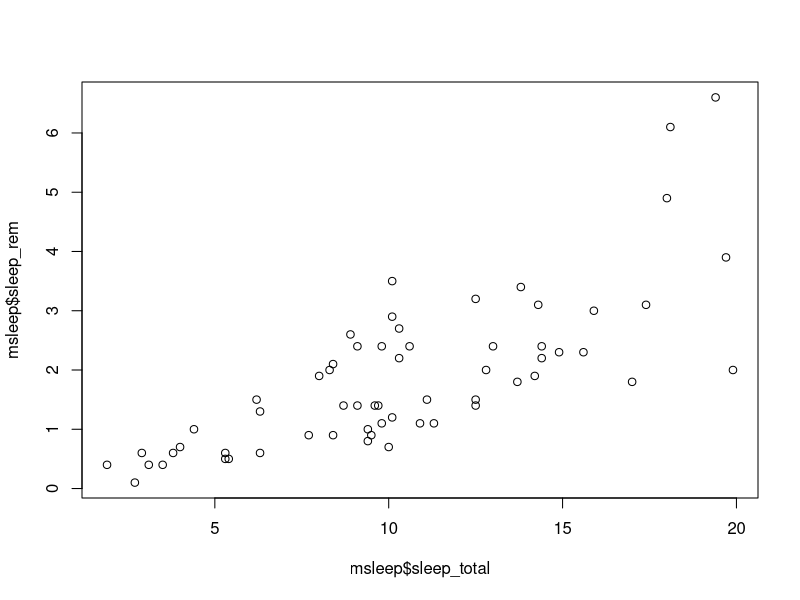
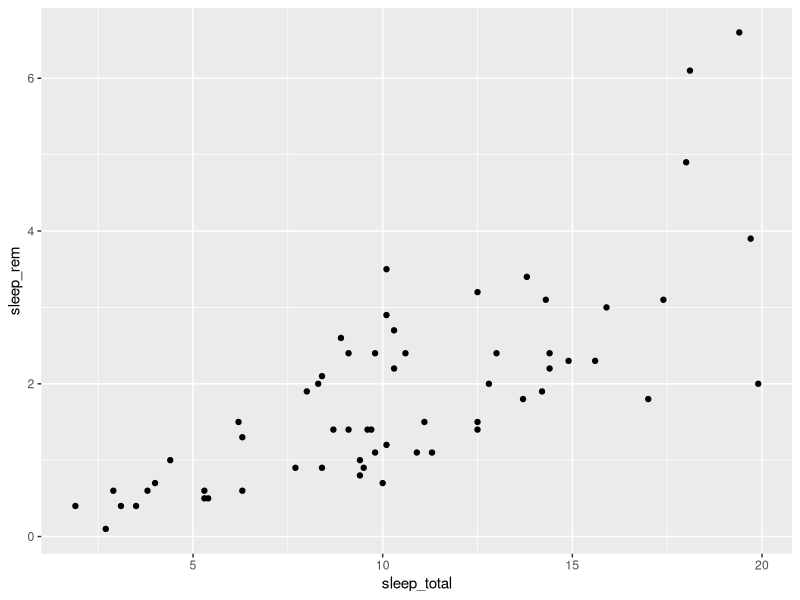
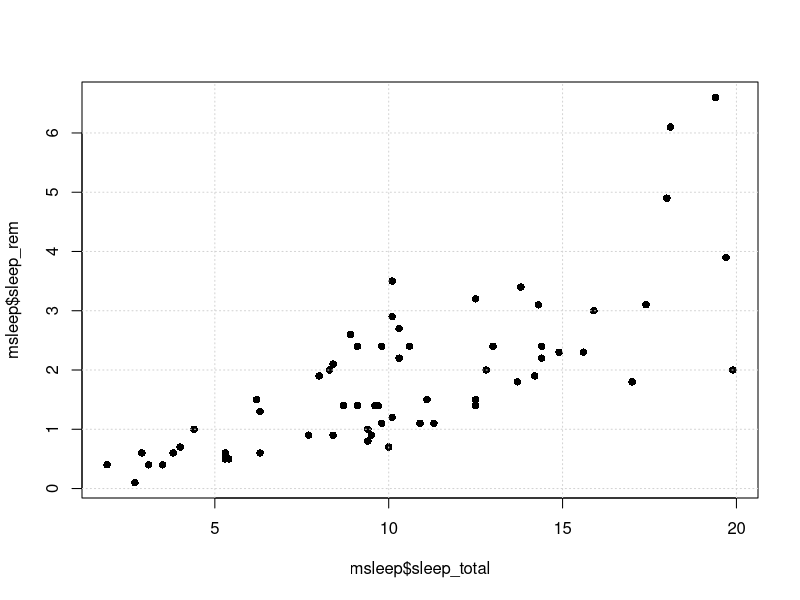
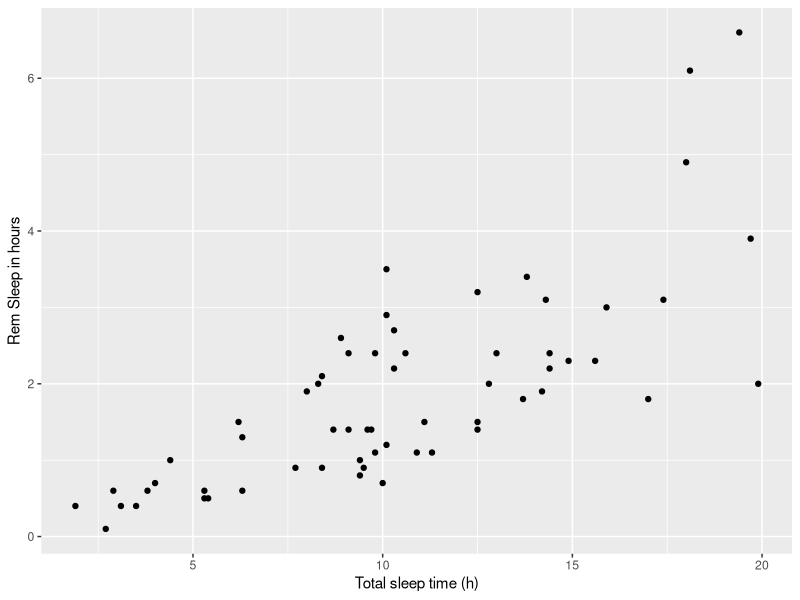
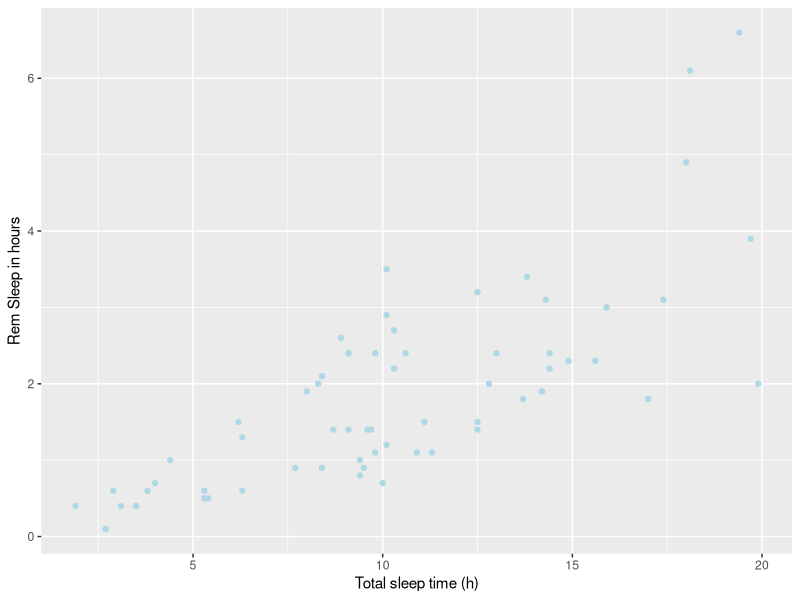
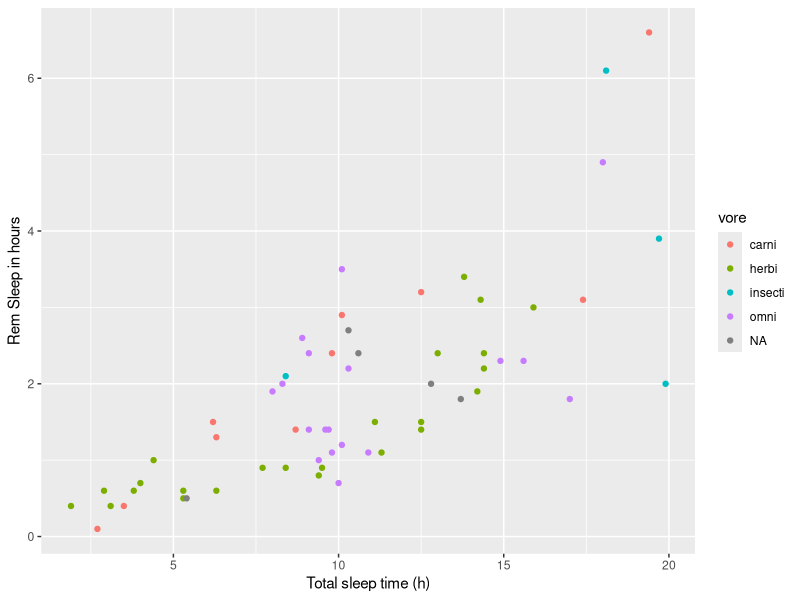
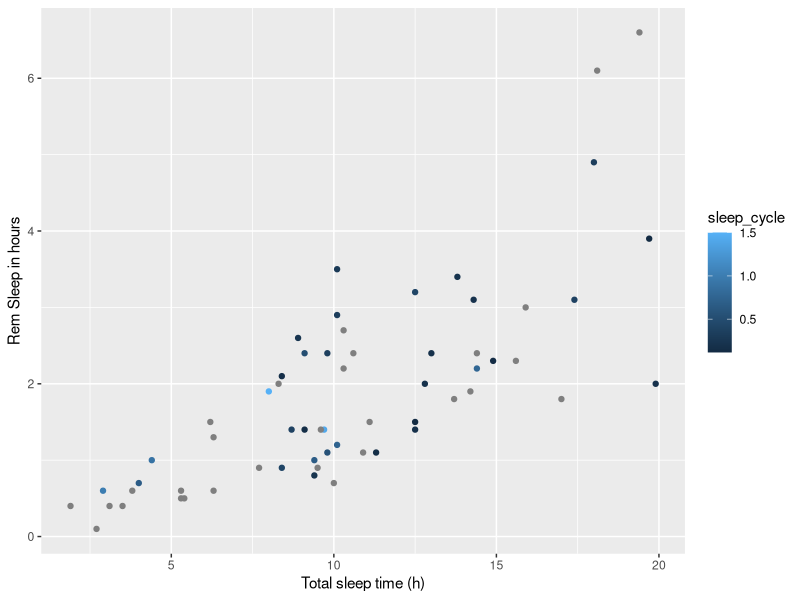
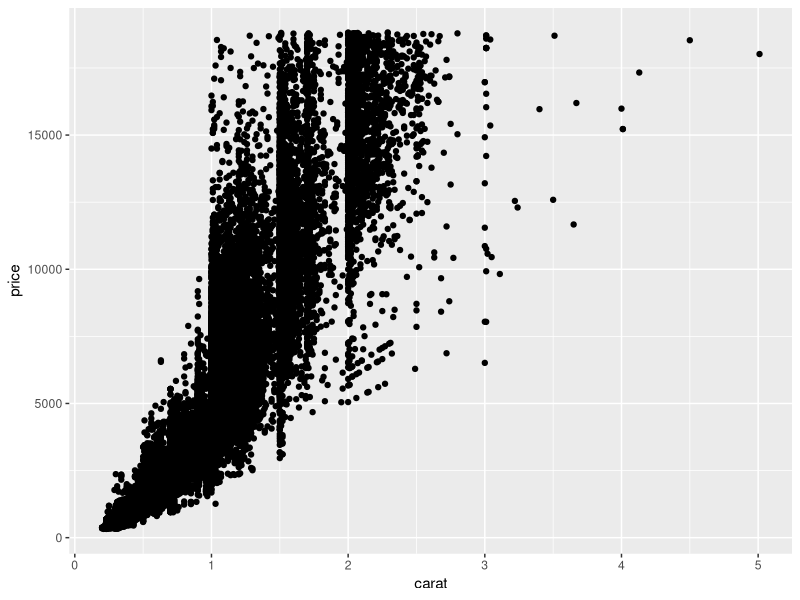

Source code (R) for these figures, in order:
# Descriptive Statistics 

# Load ggplot2

library(ggplot2)

View(msleep)

# Important function to analyze dataset.

head(msleep)
tail(msleep)
dim(msleep)
str(msleep)
names(msleep)
?msleep


# To include in environment 
data("msleep")


# Numerical Data

summary(msleep)

# Syntax to access variable in dataframe  data_frame$vector_name

msleep$sleep_total

# mean
mean(msleep$sleep_total)
median(msleep$sleep_total)
max(msleep$sleep_total)
min(msleep$sleep_total)
sd(msleep$sleep_total)
var(msleep$sleep_total)
quantile(msleep$sleep_total)


# How many animals sleep 8 hours a day

sum(msleep$sleep_total >8)


mean(msleep$sleep_rem) # Why NA?

?mean

mean(msleep$sleep_rem, na.rm = TRUE) # Remove the NA

cor(msleep$sleep_total, msleep$sleep_rem)

?cor
cor(msleep$sleep_total, msleep$sleep_rem, use = "complete.obs")


# Categorical Variables 

table(msleep$vore)

# Show proportion

proportions(table(msleep$vore))


# count Cross table

table(msleep$vore, msleep$conservation)


# Proportion per row

proportions(table(msleep$vore,msleep$conservation), margin = 1)
proportions(table(msleep$vore,msleep$conservation), margin = 2)
?proportions




# Dataset Dimaonds
?diamonds

head(diamonds)
tail(diamonds)
dim(diamonds)
str(diamonds)
names(diamonds)

summary(diamonds)



# Plotting Numerical Data

# Scatterplot

# Base R
plot(msleep$sleep_total, msleep$sleep_rem) #Basic

ggplot(msleep, aes(x = sleep_total, 
                   y = sleep_rem)) + geom_point()

plot(msleep$sleep_total, msleep$sleep_rem, pch = 16)
grid()


# Colors, shapes and axis labels
ggplot(msleep, aes(x = sleep_total, 
                   y = sleep_rem)) + 
  geom_point() + 
  xlab("Total sleep time (h)") + 
  ylab("Rem Sleep in hours")


# Added color
ggplot(msleep, aes(x = sleep_total, 
                   y = sleep_rem)) + 
  geom_point(colour = "lightblue") + 
  xlab("Total sleep time (h)") + 
  ylab("Rem Sleep in hours")

colors()


# Categorize by color

ggplot(msleep, aes(x = sleep_total, 
                   y = sleep_rem, colour = vore)) + 
  geom_point() + 
  xlab("Total sleep time (h)") + 
  ylab("Rem Sleep in hours")


# Category by continous variable in color 

ggplot(msleep, aes(x = sleep_total, 
                   y = sleep_rem, colour = sleep_cycle)) + 
  geom_point() + 
  xlab("Total sleep time (h)") + 
  ylab("Rem Sleep in hours")


# Diamond

ggplot(data = diamonds, 
       aes(x = carat, y = price)) +
  geom_point()


# Updated axis:

ggplot(data = diamonds, 
       aes(x = carat, y = price)) +
  geom_point() + 
  xlab("Weights of the diamond (carat)") + 
  ylab("Price (USD")

# Added alpha

ggplot(data = diamonds, 
       aes(x = carat, y = price)) +
  geom_point(alpha=0.25) + 
  xlab("Weights of the diamond (carat)") + 
  ylab("Price (USD")


# size and shape


ggplot(data = diamonds, 
       aes(x = carat, y = price, color = cut)) +
  geom_point(alpha=0.25,  ) + 
  xlab("Weights of the diamond (carat)") + 
  ylab("Price (USD")


# Axis, Limit and scales

ggplot(data = msleep, 
       aes(brainwt, sleep_total, colour = vore)) + 
  geom_point() + 
  xlab("Brain Weight") + 
  ylab("Total sleep time")

# Changing xlim 

ggplot(data = msleep, 
       aes(brainwt, sleep_total, colour = vore)) + 
  geom_point() + 
  xlab("Brain Weight") + 
  ylab("Total sleep time") + 
  xlim(0,1.5)

# Apply log tranformation

ggplot(data = msleep, 
       aes(log(brainwt), sleep_total, colour = vore)) + 
  geom_point() + 
  xlab("Brain Weight") + 
  ylab("Total sleep time") 

# Update scale of x- axis to log 10 

ggplot(data = msleep, 
       aes(brainwt, sleep_total, colour = vore)) + 
  geom_point() + 
  xlab("Brain Weight (logrithmic scale)") + 
  ylab("Total sleep time")  + 
  scale_x_log10()

# Comparing groups 

# To display different between group  use " facetting "

ggplot(msleep, aes(brainwt, sleep_total)) +
  geom_point() +
  xlab("Brain weight (logarithmic scale)") +
  ylab("Total sleep time") +
  scale_x_log10() + 
  facet_wrap(~vore)


# Diamonds Dataset 

ggplot(data = diamonds, aes(x = carat, y = price)) + 
  geom_point() + 
  xlab(" Carat") + 
  ylab("Price USD") + 
  facet_wrap( ~ cut)


# Boxplot OR Box or wishkers plot 

# Base R 

boxplot(sleep_total ~ vore, data = msleep)

# ggplot 

ggplot(msleep, aes(vore, sleep_total))+ 
  geom_boxplot()


# Diamonds dataset 

ggplot(data = diamonds, 
       aes(x = price, y = cut)) + 
  geom_boxplot(outlier.color = "red", outlier.shape = 1) 

?geom_boxplot


# Histogram 

# Base R
hist(msleep$sleep_total)

# ggplot
ggplot(data = msleep, aes(sleep_total))+ 
  geom_histogram()


# Diamonds dataset

ggplot(diamonds, aes(price)) + 
  geom_histogram(color = "black")+
  facet_wrap(~cut)

?geom_histogram



# Plotting categorical data

# Bar chart - are discrete analogues to histogram

# Base R 

barplot(table(msleep$vore))

# ggplot 

ggplot(msleep, aes(vore)) + 
  geom_bar()

# stacked barchart 

ggplot(msleep, aes(factor(1), fill = vore))+ 
  geom_bar()

ggplot(diamonds, aes(cut)) + 
  geom_bar(fill = c("red", "yellow", "green", "blue", "purple"))

# cut
ggplot(diamonds, aes(cut, fill = cut)) + 
  geom_bar()

# reducing width


ggplot(diamonds, aes(cut, fill = cut)) + 
  geom_bar(width = 0.5)

# clarity

ggplot(diamonds, aes(cut, fill = clarity)) + 
  geom_bar(width = 0.5)

# Position 

ggplot(diamonds, aes(cut, fill = clarity)) + 
  geom_bar(width = 0.5, position = "dodge")

# Horizontal

ggplot(diamonds, aes(cut)) + 
  geom_bar() + 
  coord_flip()

# SAVING A PLOT 

myplot <- ggplot(diamonds, aes(cut)) + 
  geom_bar() + 
  coord_flip()

myplot

myplot + xlab(" New Label")

# ggsave 

ggsave("filename.pdf", myplot, width = 5, height = 5)

dev.off()
